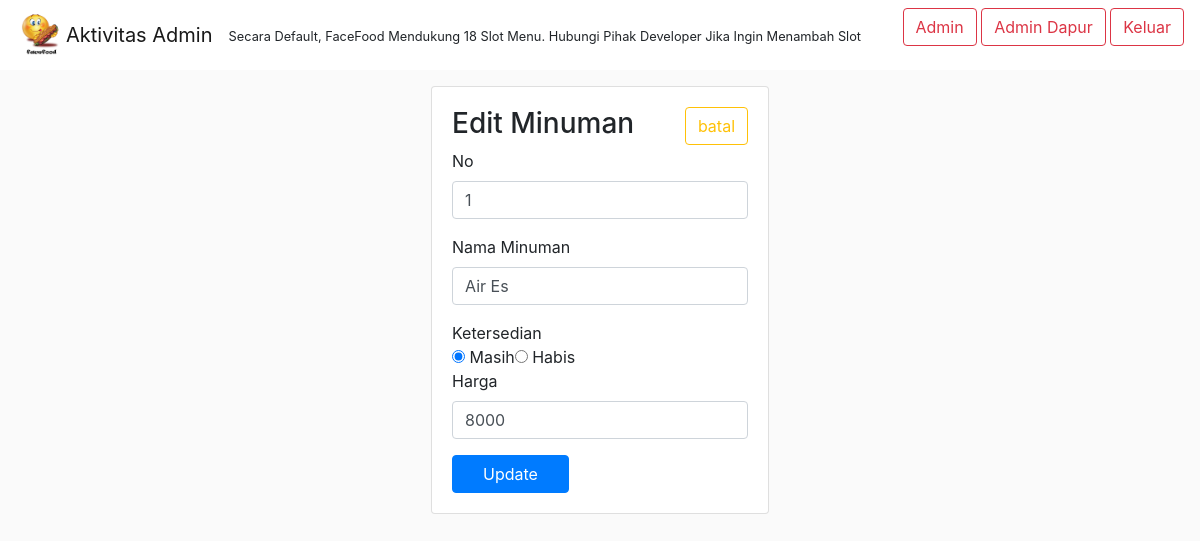
Page /admin/edit_drink.php?no=1 on the committed database.
### tables this page shows
CREATE TABLE `drink` (
  `no` int(11) NOT NULL,
  `nama` varchar(50) NOT NULL,
  `ketersediaan` varchar(10) NOT NULL,
  `harga` mediumtext NOT NULL,
  `foto` varchar(200) NOT NULL
);

### admin/edit_drink.php (the view, shortened to what this page needs)
<!DOCTYPE html>
<html>
<head>
	<link rel="stylesheet" type="text/css" href="assets/css/bootstrap.css">
</head>
<body class="bg-default" style="background-color:#fafafa">
	<?php include('navbar_admin.php');?>
	<div class="container-fluid">
	  <div class="row">
	  	<div class="col-md-4"></div>
	    <div class="col-md-4">
	    	<div style="padding:1rem">
		    	<div class="card">
		    		<div class="card-body">
				    	<a class="btn btn-outline-warning float-md-right" href="admin.php">batal</a>
				    	<h3>Edit Minuman</h3>
				    	<?php
						$no=$_GET['no'];
						$query=mysql_query("select * from drink where no='$no'");
						?>
					    <form method="post" action="edit_drink_process.php?no=<?php echo $no; ?>">
					    <?php
						while($row=mysql_fetch_array($query)){
						?>
							   <div class="form-group">
							    <label for="nomor">No</label>
							    <input name="no" type="text" class="form-control" required="" value="<?php echo $row['no']; ?>">
							  </div>
							  <div class="form-group">
							    <label for="nama">Nama Minuman</label>
							    <input name="nama" type="text" class="form-control" required="" value="<?php echo $row['nama']; ?>"></div>
							   	<td>Ketersedian</td>
							   	<br>
							   	<?php if($row['ketersediaan'] == "Masih"){
							    	echo "<input type='radio' name='ketersediaan' value='Masih' checked='checked'> Masih";
    								echo "<input type='radio' name='ketersediaan' value='Habis'> Habis";
    							}else{
    								echo "<input type='radio' name='ketersediaan' value='Masih' checked='checked'> Masih";
    								echo "<input type='radio' name='ketersediaan' value='Habis'> Habis";
    							}
    							?>
							  <div class="form-group">
							    <label for="harga">Harga</label>
							    <input name="harga" type="text" class="form-control" required="" value="<?php echo $row['harga']; ?>"></div>
					    	<button class="btn btn-primary" type="submit">&nbsp;&nbsp;&nbsp;&nbsp;Update&nbsp;&nbsp;&nbsp;&nbsp;</button>
					    	<?php
								}
							  ?>
					    </form>
		    		</div>
		    	</div>
	    	</div>
	    </div>
	  </div>
	</div>
</body>
</html>

### rows in the picture
drink: no "1", nama "Air Es", harga "8000"
